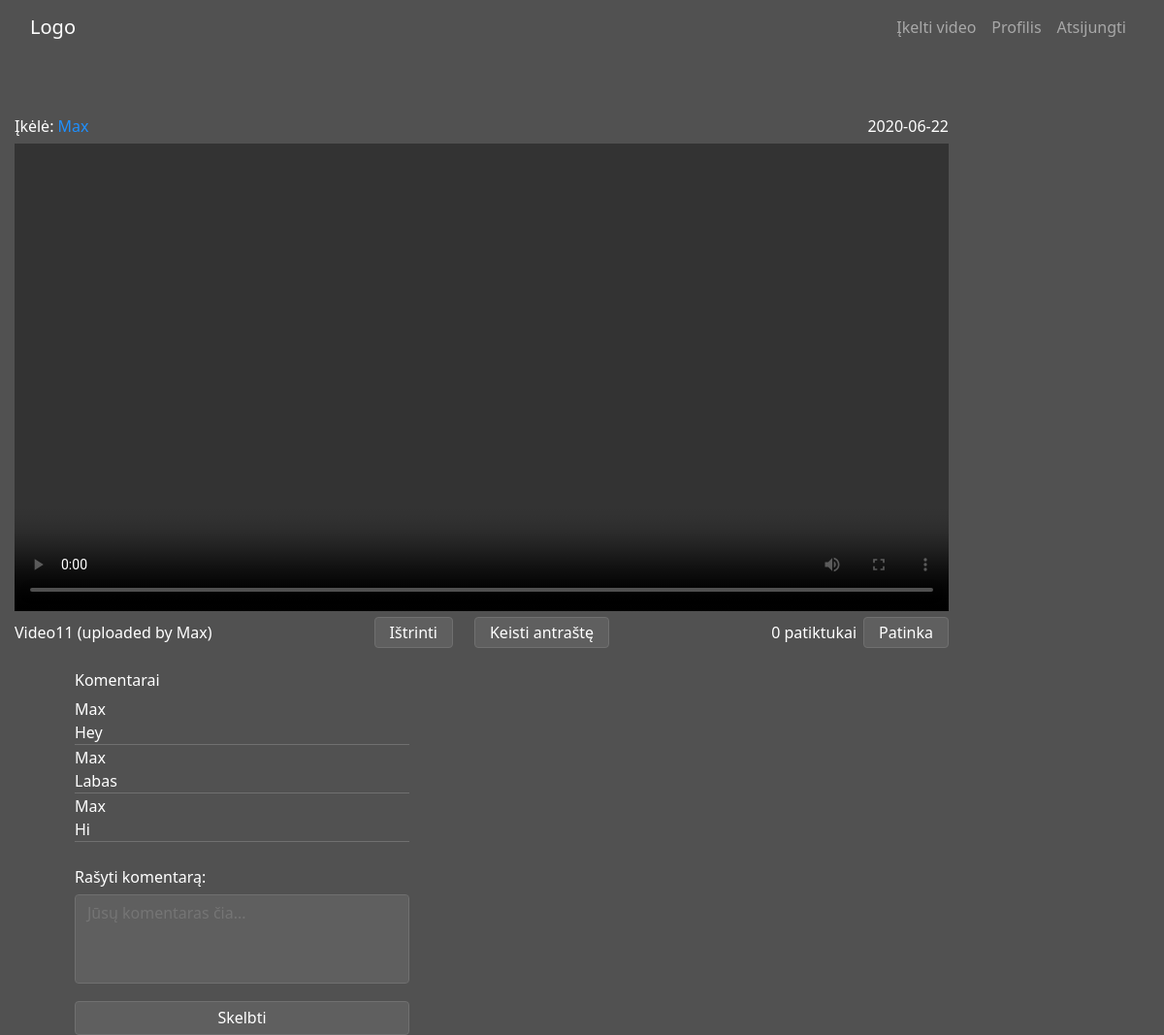
The app's page /post/24 (signed in) with its own data.
### web_app/models.py (models this page shows, shortened)
class Post(models.Model):
    user = models.ForeignKey(User, on_delete=models.PROTECT)
    title = models.CharField(max_length=150, blank=False)
    likes = models.PositiveIntegerField(default=0)
    video = models.FileField(upload_to="videos/", null=True)
    date_posted = models.DateTimeField(default=timezone.now)
    liked = models.ManyToManyField(User, default=None, blank=True, related_name="liked")

### users/models.py (models this page shows, shortened)
class Comment(models.Model):
    posted_by = models.ForeignKey(User, on_delete=models.PROTECT)
    comment = models.TextField(max_length=400, blank=True)
    post = models.ForeignKey(Post, on_delete=models.CASCADE)
    created_on = models.DateTimeField(default=timezone.now)
    class Meta:
        ordering = ["-created_on"]

### web_app/views.py (the view, shortened to what this page needs)
# urls.py: path("post/<int:pk>", web_app_views.PostDetailView.as_view(), name="post-detail"),
class PostDetailView(DetailView):
    model = Post
    template_name = "web_app/post_detail.html"
    form_class = CommentForm
    def get(self, request, *args, **kwargs):
        form = self.form_class
        post = Post.objects.get(pk=self.kwargs["pk"])
        comments = Comment.objects.filter(post__pk=self.kwargs["pk"])
        context = {"comment_form": form, "comments": comments, "post": post}
        return render(request, self.template_name, context)

### web_app/templates/web_app/post_detail.html (shortened to what this page needs)
{% extends 'web_app/base.html' %}
{% block content %}
<section class="main">
    <div class="container container-main" id="container-popup">
        <div id='video-detail' class="profile-videos">
            <div class="" style="width: 963px">
                <div class="text-main">
                    <p>Įkėlė: <a href="{% url 'profile' post.user.username %}">{{ post.user }}</a></p>
                    <p>{{ post.date_posted|date:'Y-m-d' }}</p>
                </div>
                <video width='963' controls>
                    <source src='{{ post.video.url }}' type='video/mp4'>
                </video>
                <div class="text-main">
                    <p>{{ post.title }} (uploaded by {{ post.user }})</p>
                    {% if not request.user.is_authenticated %}
                    <p>{{ post.liked.all.count }} likes</p>
                    {% else %}
                    {% if request.user == post.user or request.user.is_superuser %}
                    <div class="form-wrapper">
                        <form action="{% url 'post-delete' post.id %}" method="POST" class="text-main"
                            id="button-delete">
                            <button class="btn btn-custom btn-outline-info" id="btn-like"
                                type="submit">Ištrinti</button>
                        </form>
                        <button class="btn btn-custom btn-outline-info" id="btn-update2" type="button"
                            onclick="KeistiAntraste()">Keisti antraštę</button>
                    </div>
                    {% endif %}
                    <form action="{% url 'post-like' post.id %}" method="POST" class="text-main">
                        <p style="margin-right: 7px">{{ post.liked.all.count }} patiktukai</p>
                        {% if request.user not in post.liked.all %}
                        <button class="btn btn-custom btn-outline-info" id="btn-like" type="submit">Patinka</button>
                        {% else %}
                        <button class="btn btn-custom btn-outline-info" id="btn-like" type="submit">Daugiau
                            nepatinka</button>
                        {% endif %}
                    </form>
                    {% endif %}
                </div>
            </div>
            <div class="comments-wrapper">
                <h5>Komentarai</h5>
                {% for comment in comments %}
                <p>{{ comment.posted_by }}</p>
                <p>{{ comment.comment }}</p>
                <hr>
                {% endfor %}
                {% if user.is_authenticated %}
                <h5>Rašyti komentarą:</h5>
                <form action="" method="POST" novalidate>
                    <textarea class="form-control-update form-control-comment" name="comment"
                        placeholder="Jūsų komentaras čia..." maxlength="400" id="id_comment"></textarea>
                    <button class="btn btn-custom btn-outline-info" id="btn-upload3" type="submit">Skelbti</button>
                </form>
                {% else %}
                <h5>Esate neprisijungęs, kad rašyti komentarus</h5>
                <a style="text-decoration: none;" href="{% url 'login' %}"><button
                        class="btn btn-custom btn-outline-info" id='btn-upload3' type="submit">Prisijungti</button></a>
                {% endif %}
            </div>
        </div>
    </div>
</section>
{% endblock content %}

### web_app/static/web_app/main.css (style rules this page uses)
html, body { font-family: 'Segoe UI', Tahoma, Geneva, Verdana, sans-serif; min-height: 100vh; }
a { text-decoration: none; color: dodgerblue; }
.main { margin-top: 56px; }
.container-main { max-width: 1440px; background-color: #515151; min-height: 100vh; }
h1, h2, h3, h5 { color: white; }
.profile-videos { padding-top: 147px; display: flex; flex-wrap: wrap; }
#video-detail { padding-top: 62px; }
.form-control-update, .form-control-update:focus { background-color: #5F5F5F; max-width: 484px; height: 50px; margin: 0; color: white; display: block; width: 100%; padding: .375rem .75rem; font-size: 1rem; line-height: 1.5; background-clip: padding-box; border: 1px solid #707070; border-radius: .25rem; transition: border-color .15s ease-in-out,box-shadow .15s ease-in-out; }
.btn-custom { display: block; margin-top: 83px; max-width: 484px; width: 100%; height: 50px; margin-left: auto; margin-right: auto; color: white; background-color: #5F5F5F; border-color: #707070; }
#btn-upload1, #btn-upload3 { margin-top: 347px; max-width: 345px; width: 100%; height: 35px; line-height: 1; }
#btn-upload3 { margin-top: 18px; }
#btn-like, #btn-update2 { margin: 0; width: auto; height: auto; line-height: 0; padding: 15px; }
.text-main { display: flex; justify-content: space-between; align-items: baseline; height: 30px; color: white; }
.form-wrapper { display: flex; }
#button-delete { margin-right: 22px; }
.comments-wrapper { margin-left: 62px; color: white; }
.comments-wrapper p, hr { margin: 0; }
.comments-wrapper hr { border-top: 1px solid #707070; height: 1px; }
.comments-wrapper h5 { margin-top: 26px; font-size: 16px; }
.comments-wrapper textarea { resize: none; }
.form-control-comment, .form-control-comment:focus { width: 345px; height: 92px; }
video { max-width: 100%; height: auto; }

### records on screen
Post: user "Max", date_posted "2020-06-22", title "Video11", liked.all.count "0"
Comment: posted_by "Max", comment "Hey"
Comment: posted_by "Max", comment "Labas"
Comment: posted_by "Max", comment "Hi"
